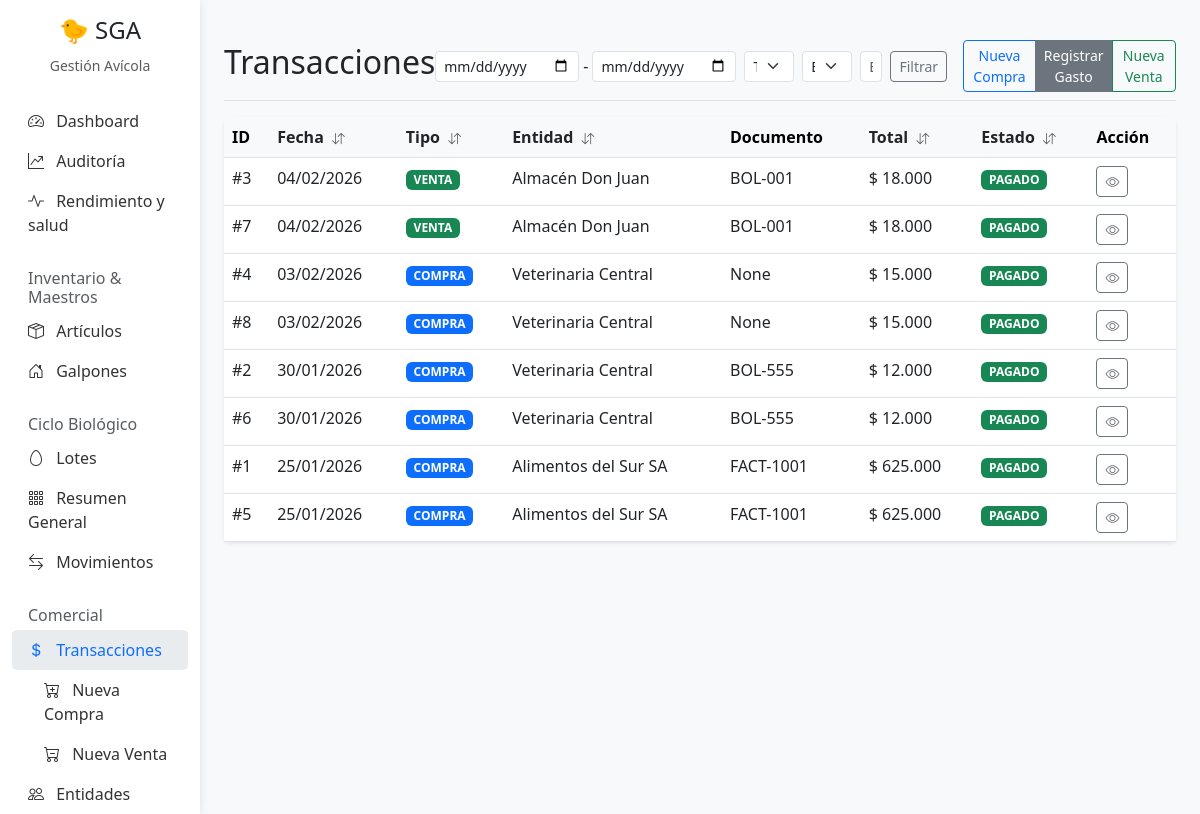
Before: /transacciones/ with the older database file.
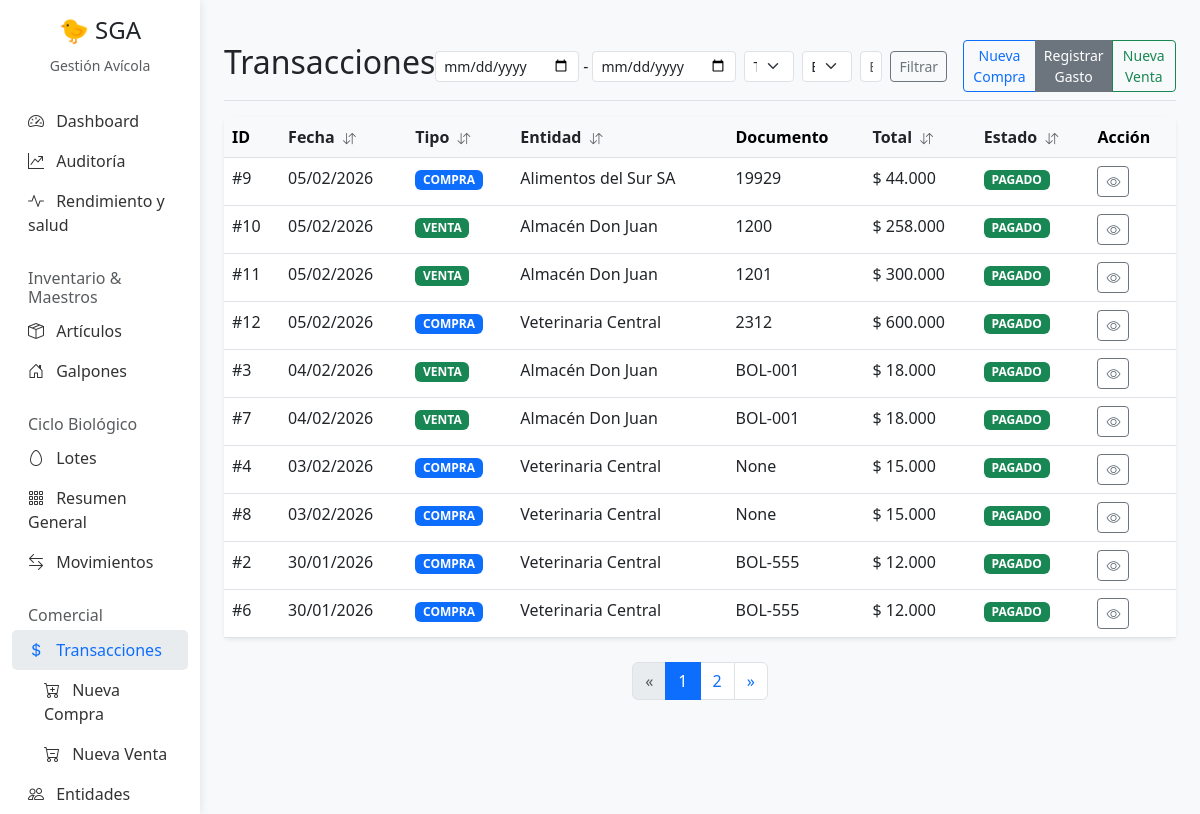
After: the same page with the newer database file.
### Gestion/models.py (models this page shows, shortened)
class CabeceraTransaccion(models.Model):
    id_transaccion = models.AutoField(primary_key=True)
    tipo_operacion = models.CharField(
        max_length=20,
        choices=TipoOperacion.choices
    )
    entidad = models.ForeignKey(Entidad, on_delete=models.PROTECT)
    fecha = models.DateField(default=timezone.now)
    numero_documento = models.CharField(max_length=50, blank=True, null=True)
    monto_total = models.DecimalField(max_digits=12, decimal_places=2, default=0)
    estado_pago = models.CharField(
        max_length=20,
        choices=EstadoPago.choices,
        default=EstadoPago.PENDIENTE
    )
    metodo_pago = models.CharField(
        max_length=20,
        choices=MetodoPago.choices,
        default=MetodoPago.EFECTIVO
    )
    observaciones = models.TextField(blank=True, null=True)

class Entidad(models.Model):
    id_entidad = models.AutoField(primary_key=True)
    nombre_razon_social = models.CharField(max_length=200)
    rut = models.CharField(max_length=20, blank=True, null=True)
    es_cliente = models.BooleanField(default=False)
    es_proveedor = models.BooleanField(default=False)
    telefono = models.CharField(max_length=50, blank=True, null=True)
    direccion = models.CharField(max_length=250, blank=True, null=True)

### Gestion/views.py (the view)
# urls.py: path('transacciones/', views.transaccion_list, name='transaccion-list'),
def transaccion_list(request):
    start_date = request.GET.get('start_date')
    end_date = request.GET.get('end_date')
    tipo_filter = request.GET.get('tipo', '')
    status_filter = request.GET.get('status', '')
    entidad_query = request.GET.get('entidad', '')
    entidad_query = request.GET.get('entidad', '')
    transacciones = CabeceraTransaccion.objects.all()
    available_types = CabeceraTransaccion.objects.values_list('tipo_operacion', flat=True).distinct().order_by('tipo_operacion')
    available_statuses = CabeceraTransaccion.objects.values_list('estado_pago', flat=True).distinct().order_by('estado_pago')
    if start_date:
        transacciones = transacciones.filter(fecha__gte=start_date)
    if end_date:
        transacciones = transacciones.filter(fecha__lte=end_date)
    if tipo_filter:
        transacciones = transacciones.filter(tipo_operacion=tipo_filter)
    if status_filter:
        transacciones = transacciones.filter(estado_pago=status_filter)
    if entidad_query:
        transacciones = transacciones.filter(entidad__nombre_razon_social__icontains=entidad_query)
    allowed_sort = ['fecha', 'tipo_operacion', 'entidad__nombre_razon_social', 'monto_total', 'estado_pago']
    ordering = get_ordering(request, allowed_sort, default_field='-fecha')
    transacciones = transacciones.order_by(ordering)
    paginator = Paginator(transacciones, 10)
    page_number = request.GET.get('page')
    page_obj = paginator.get_page(page_number)
    return render(request, 'Gestion/transaccion_list.html', {
        'transacciones': page_obj,
        'page_obj': page_obj,
        'is_paginated': page_obj.has_other_pages(),
        'paginator': paginator,
        'available_types': available_types,
        'available_statuses': available_statuses
    })

### Gestion/templatetags/gestion_extras.py (called while the page is built, shortened)
@register.simple_tag(takes_context=True)
def sort_header(context, label, field):
    request = context['request']
    current_sort = request.GET.get('sort', '')
    current_dir = request.GET.get('dir', 'asc')
    new_dir = 'asc'
    icon = '<i class="bi bi-arrow-down-up text-muted ms-1" style="font-size: 0.8em;"></i>'
    params = request.GET.copy()
    params['sort'] = field
    params['dir'] = new_dir
    if 'page' in params:
        del params['page']
    url = f"?{params.urlencode()}"
    html = f'<a href="{url}" class="text-decoration-none text-dark fw-bold" style="cursor: pointer;">{label} {icon}</a>'
    return mark_safe(html)

### Gestion/utils.py (called while the page is built)
def get_ordering(request, allowed_fields, default_field='-pk'):
    sort_by = request.GET.get('sort')
    direction = request.GET.get('dir', 'asc')
    ordering = default_field
    if sort_by in allowed_fields:
        if direction == 'desc':
            ordering = f'-{sort_by}'
        else:
            ordering = sort_by
    return ordering

### Gestion/templates/Gestion/transaccion_list.html (shortened to what the changed rows need)
{% extends 'Gestion/base.html' %}
{% load humanize %}
{% load gestion_extras %}
{% block content %}
<div class="d-flex justify-content-between flex-wrap flex-md-nowrap align-items-center pt-3 pb-2 mb-3 border-bottom">
    <h1 class="h2">Transacciones</h1>
</div>
<div class="card shadow-sm">
    <div class="card-body p-0">
        <div class="table-responsive">
            <table class="table table-hover mb-0">
                <thead class="table-light">
                    <tr>
                        <th>ID</th>
                        <th>{% sort_header 'Fecha' 'fecha' %}</th>
                        <th>{% sort_header 'Tipo' 'tipo_operacion' %}</th>
                        <th>{% sort_header 'Entidad' 'entidad__nombre_razon_social' %}</th>
                        <th>Documento</th>
                        <th>{% sort_header 'Total' 'monto_total' %}</th>
                        <th>{% sort_header 'Estado' 'estado_pago' %}</th>
                        <th>Acción</th>
                    </tr>
                </thead>
                <tbody>
                    {% for t in transacciones %}
                    <tr>
                        <td>#{{ t.pk }}</td>
                        <td>{{ t.fecha|date:"d/m/Y" }}</td>
                        <td>
                            {% if t.tipo_operacion == 'COMPRA' %}
                            <span class="badge bg-primary">COMPRA</span>
                            {% else %}
                            <span class="badge bg-success">VENTA</span>
                            {% endif %}
                        </td>
                        <td>{{ t.entidad.nombre_razon_social }}</td>
                        <td>{{ t.numero_documento }}</td>
                        <td class="text-nowrap">$ {{ t.monto_total|floatformat:0|intcomma }}</td>
                        <td>
                            {% if t.estado_pago == 'PENDIENTE' %}
                            <span class="badge bg-warning text-dark">PENDIENTE</span>
                            {% elif t.estado_pago == 'PAGADO' %}
                            <span class="badge bg-success">PAGADO</span>
                            {% elif t.estado_pago == 'ANULADO' %}
                            <span class="badge bg-danger">ANULADO</span>
                            {% endif %}
                        </td>
                        <td>
                            <a href="{% url 'transaccion-detail' t.pk %}" class="btn btn-sm btn-outline-secondary">
                                <i class="bi bi-eye"></i>
                            </a>
                        </td>
                    </tr>
                    {% empty %}
                    <tr>
                        <td colspan="8" class="text-center py-4 text-muted">No hay transacciones registradas.</td>
                    </tr>
                    {% endfor %}
                </tbody>
            </table>
        </div>
    </div>
</div>
{% include 'Gestion/pagination.html' %}
{% endblock %}

Changed rows visible on the page:
no longer on this page (row unchanged): CabeceraTransaccion: pk "1", fecha "25/01/2026", tipo_operacion "COMPRA", entidad.nombre_razon_social "Alimentos del Sur SA", numero_documento "FACT-1001", monto_total "625.000", estado_pago "PAGADO"
no longer on this page (row unchanged): CabeceraTransaccion: pk "5", fecha "25/01/2026", tipo_operacion "COMPRA", entidad.nombre_razon_social "Alimentos del Sur SA", numero_documento "FACT-1001", monto_total "625.000", estado_pago "PAGADO"
added CabeceraTransaccion: pk "9", fecha "05/02/2026", tipo_operacion "COMPRA", entidad.nombre_razon_social "Alimentos del Sur SA", numero_documento "19929", monto_total "44.000", estado_pago "PAGADO"
added CabeceraTransaccion: pk "10", fecha "05/02/2026", tipo_operacion "VENTA", entidad.nombre_razon_social "Almacén Don Juan", numero_documento "1200", monto_total "258.000", estado_pago "PAGADO"
added CabeceraTransaccion: pk "11", fecha "05/02/2026", tipo_operacion "VENTA", entidad.nombre_razon_social "Almacén Don Juan", numero_documento "1201", monto_total "300.000", estado_pago "PAGADO"
added CabeceraTransaccion: pk "12", fecha "05/02/2026", tipo_operacion "COMPRA", entidad.nombre_razon_social "Veterinaria Central", numero_documento "2312", monto_total "600.000", estado_pago "PAGADO"
Other visible differences:
new list line: "1"
new list line: "2"
